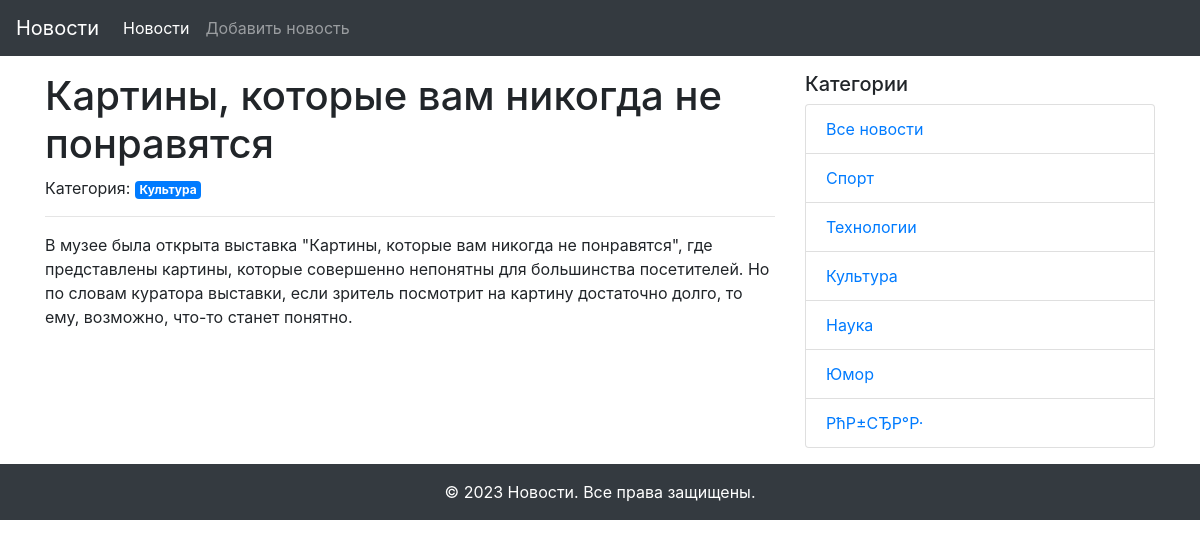
Page /news_detail/2 on the committed database.
### app/models.py (models this page shows, shortened)
class News(db.Model):
    id = db.Column(db.Integer, primary_key=True)
    title = db.Column(db.String(255), unique=True, nullable=False)
    text = db.Column(db.Text, nullable=False)
    created_date = db.Column(db.DateTime, default=datetime.utcnow)
    category_id = db.Column(db.Integer, db.ForeignKey('category.id'), nullable=True)
    category = db.relationship('Category', back_populates='news')

class Category(db.Model):
    id = db.Column(db.Integer, primary_key=True)
    title = db.Column(db.String(255), nullable=False)
    news = db.relationship('News', back_populates='category')

### app/views.py (the view)
@app.route('/news_detail/<int:id>')
def news_detail(id):
    news = News.query.get(id)
    categories = Category.query.all()
    return render_template('news_detail.html', news=news, categories=categories)

### app/templates/news_detail.html (shortened to what this page needs)
{% extends "base.html" %}
{% block content %}
  <h1>{{ news.title }}</h1>
  {% if news.category %}
    <span>Категория: <a href="{{ url_for('news_detail', id=news.category.id) }}" class="badge badge-primary">{{ news.category.title }}</a></span>
  {% endif %}
  <hr>
  <p>{{ news.text }}</p>
{% endblock content %}

### app/templates/side_navigation.html
<div class="col-md-4">
  <h5>Категории</h5>
  <ul class="list-group">
    <li class="list-group-item"><a href="{{ url_for('index') }}">Все новости</a></li>
    {% for category in categories %}
      <li class="list-group-item"><a href="{{ url_for('news_detail', id=category.id) }}">{{ category.title }}</a></li>
    {% endfor %}
  </ul>
</div>

### rows in the picture
News: title "Картины, которые вам никогда не понравятся", text "В музее была открыта выставка \"Картины, которые вам никогда не понравятся\", где представлены картины, которые совершенно непонятны для большинства посетителей. Но по словам куратора выставки, если зритель посмотрит на картину достаточно долго, то ему, возможно, что-то станет понятно."
Category: category "Культура", title "Культура"
Category: title "Спорт"
Category: title "Технологии"
Category: title "Наука"
Category: title "Юмор"
Category: title "РћР±СЂР°Р·"
